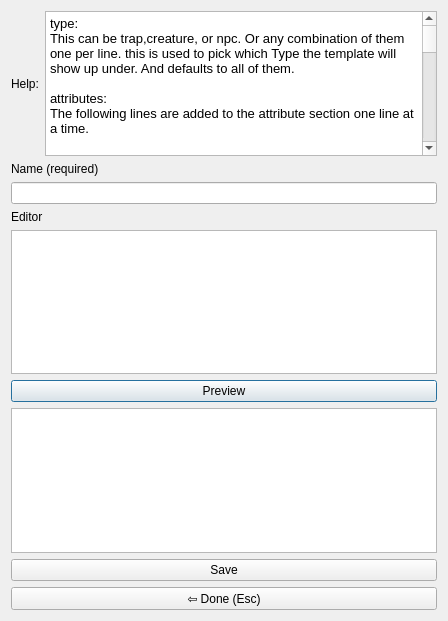
<?xml version="1.0" encoding="UTF-8"?>
<ui version="4.0">
 <class>template_editor</class>
 <widget class="QDialog" name="template_editor">
  <property name="windowModality">
   <enum>Qt::ApplicationModal</enum>
  </property>
  <property name="geometry">
   <rect>
    <x>0</x>
    <y>0</y>
    <width>448</width>
    <height>621</height>
   </rect>
  </property>
  <property name="windowTitle">
   <string>Template Editor</string>
  </property>
  <property name="modal">
   <bool>true</bool>
  </property>
  <layout class="QVBoxLayout" name="verticalLayout">
   <item>
    <layout class="QHBoxLayout" name="horizontalLayout">
     <item>
      <widget class="QLabel" name="label_4">
       <property name="text">
        <string>Help:</string>
       </property>
      </widget>
     </item>
     <item>
      <widget class="QTextBrowser" name="textBrowser">
       <property name="html">
        <string>&lt;!DOCTYPE HTML PUBLIC &quot;-//W3C//DTD HTML 4.0//EN&quot; &quot;http://www.w3.org/TR/REC-html40/strict.dtd&quot;&gt;
&lt;html&gt;&lt;head&gt;&lt;meta name=&quot;qrichtext&quot; content=&quot;1&quot; /&gt;&lt;style type=&quot;text/css&quot;&gt;
p, li { white-space: pre-wrap; }
&lt;/style&gt;&lt;/head&gt;&lt;body style=&quot; font-family:'Cantarell'; font-size:10pt; font-weight:400; font-style:normal;&quot;&gt;
&lt;p style=&quot; margin-top:0px; margin-bottom:0px; margin-left:0px; margin-right:0px; -qt-block-indent:0; text-indent:0px;&quot;&gt;type:&lt;/p&gt;
&lt;p style=&quot; margin-top:0px; margin-bottom:0px; margin-left:0px; margin-right:0px; -qt-block-indent:0; text-indent:0px;&quot;&gt;This can be trap,creature, or npc. Or any combination of them one per line. this is used to pick which Type the template will show up under. And defaults to all of them.&lt;/p&gt;
&lt;p style=&quot;-qt-paragraph-type:empty; margin-top:0px; margin-bottom:0px; margin-left:0px; margin-right:0px; -qt-block-indent:0; text-indent:0px;&quot;&gt;&lt;br /&gt;&lt;/p&gt;
&lt;p style=&quot; margin-top:0px; margin-bottom:0px; margin-left:0px; margin-right:0px; -qt-block-indent:0; text-indent:0px;&quot;&gt;attributes: &lt;/p&gt;
&lt;p style=&quot; margin-top:0px; margin-bottom:0px; margin-left:0px; margin-right:0px; -qt-block-indent:0; text-indent:0px;&quot;&gt;The following lines are added to the attribute section one line at a time.&lt;/p&gt;
&lt;p style=&quot;-qt-paragraph-type:empty; margin-top:0px; margin-bottom:0px; margin-left:0px; margin-right:0px; -qt-block-indent:0; text-indent:0px;&quot;&gt;&lt;br /&gt;&lt;/p&gt;
&lt;p style=&quot; margin-top:0px; margin-bottom:0px; margin-left:0px; margin-right:0px; -qt-block-indent:0; text-indent:0px;&quot;&gt;weapons:&lt;/p&gt;
&lt;p style=&quot; margin-top:0px; margin-bottom:0px; margin-left:0px; margin-right:0px; -qt-block-indent:0; text-indent:0px;&quot;&gt;The following lines are added to the weapons section one line at a time. This includes spells that act as weapons. Use %d to make weapon damage scale automaticly. Use %e to scale elemental and status effect damage. &lt;/p&gt;
&lt;p style=&quot;-qt-paragraph-type:empty; margin-top:0px; margin-bottom:0px; margin-left:0px; margin-right:0px; -qt-block-indent:0; text-indent:0px;&quot;&gt;&lt;br /&gt;&lt;/p&gt;
&lt;p style=&quot; margin-top:0px; margin-bottom:0px; margin-left:0px; margin-right:0px; -qt-block-indent:0; text-indent:0px;&quot;&gt;spells:&lt;/p&gt;
&lt;p style=&quot; margin-top:0px; margin-bottom:0px; margin-left:0px; margin-right:0px; -qt-block-indent:0; text-indent:0px;&quot;&gt;The following lines are regular spells. Use &amp;lt; to start blerbs of description and &amp;gt; to end them. use %s to add a spell save DC to the spell. Use dice notation freely inbetween &amp;lt; &amp;gt; without fear of them being changed.&lt;/p&gt;
&lt;p style=&quot;-qt-paragraph-type:empty; margin-top:0px; margin-bottom:0px; margin-left:0px; margin-right:0px; -qt-block-indent:0; text-indent:0px;&quot;&gt;&lt;br /&gt;&lt;/p&gt;
&lt;p style=&quot; margin-top:0px; margin-bottom:0px; margin-left:0px; margin-right:0px; -qt-block-indent:0; text-indent:0px;&quot;&gt;items:&lt;/p&gt;
&lt;p style=&quot; margin-top:0px; margin-bottom:0px; margin-left:0px; margin-right:0px; -qt-block-indent:0; text-indent:0px;&quot;&gt;The following lines are regular items listed one per line. Can be used to make loot tables.&lt;/p&gt;
&lt;p style=&quot;-qt-paragraph-type:empty; margin-top:0px; margin-bottom:0px; margin-left:0px; margin-right:0px; -qt-block-indent:0; text-indent:0px;&quot;&gt;&lt;br /&gt;&lt;/p&gt;
&lt;p style=&quot; margin-top:0px; margin-bottom:0px; margin-left:0px; margin-right:0px; -qt-block-indent:0; text-indent:0px;&quot;&gt;&amp;lt;dice notation&amp;gt;: &lt;/p&gt;
&lt;p style=&quot; margin-top:0px; margin-bottom:0px; margin-left:0px; margin-right:0px; -qt-block-indent:0; text-indent:0px;&quot;&gt;The following lines describe a dice lookup table. Use 1-2 to select a line on 1 or 2. use 4-10 to include line on a roll of 4-10.&lt;/p&gt;
&lt;p style=&quot;-qt-paragraph-type:empty; margin-top:0px; margin-bottom:0px; margin-left:0px; margin-right:0px; -qt-block-indent:0; text-indent:0px;&quot;&gt;&lt;br /&gt;&lt;/p&gt;
&lt;p style=&quot; margin-top:0px; margin-bottom:0px; margin-left:0px; margin-right:0px; -qt-block-indent:0; text-indent:0px;&quot;&gt;random:&lt;/p&gt;
&lt;p style=&quot; margin-top:0px; margin-bottom:0px; margin-left:0px; margin-right:0px; -qt-block-indent:0; text-indent:0px;&quot;&gt;The following list is a table to be selected from randomly&lt;/p&gt;
&lt;p style=&quot;-qt-paragraph-type:empty; margin-top:0px; margin-bottom:0px; margin-left:0px; margin-right:0px; -qt-block-indent:0; text-indent:0px;&quot;&gt;&lt;br /&gt;&lt;/p&gt;
&lt;p style=&quot; margin-top:0px; margin-bottom:0px; margin-left:0px; margin-right:0px; -qt-block-indent:0; text-indent:0px;&quot;&gt;{STR}+N &lt;/p&gt;
&lt;p style=&quot; margin-top:0px; margin-bottom:0px; margin-left:0px; margin-right:0px; -qt-block-indent:0; text-indent:0px;&quot;&gt;Add number N to strength attribute&lt;/p&gt;
&lt;p style=&quot;-qt-paragraph-type:empty; margin-top:0px; margin-bottom:0px; margin-left:0px; margin-right:0px; -qt-block-indent:0; text-indent:0px;&quot;&gt;&lt;br /&gt;&lt;/p&gt;
&lt;p style=&quot; margin-top:0px; margin-bottom:0px; margin-left:0px; margin-right:0px; -qt-block-indent:0; text-indent:0px;&quot;&gt;{DEX}&lt;/p&gt;
&lt;p style=&quot; margin-top:0px; margin-bottom:0px; margin-left:0px; margin-right:0px; -qt-block-indent:0; text-indent:0px;&quot;&gt;Replace this with the DEX attribute. (not needed for weapons use %d and %e)&lt;/p&gt;
&lt;p style=&quot;-qt-paragraph-type:empty; margin-top:0px; margin-bottom:0px; margin-left:0px; margin-right:0px; -qt-block-indent:0; text-indent:0px;&quot;&gt;&lt;br /&gt;&lt;/p&gt;
&lt;p style=&quot; margin-top:0px; margin-bottom:0px; margin-left:0px; margin-right:0px; -qt-block-indent:0; text-indent:0px;&quot;&gt;Flow Diagram:&lt;/p&gt;
&lt;p style=&quot; margin-top:0px; margin-bottom:0px; margin-left:0px; margin-right:0px; -qt-block-indent:0; text-indent:0px;&quot;&gt;&amp;quot;|&amp;quot; bars indicate available options read as &amp;quot;OR&amp;quot;, brackets indicate optional compontents, nested brackes are options for the options and so on. &amp;quot;...&amp;quot; elipses indicate the previous thing can be repeated as many times as needed.&lt;/p&gt;
&lt;p style=&quot;-qt-paragraph-type:empty; margin-top:0px; margin-bottom:0px; margin-left:0px; margin-right:0px; -qt-block-indent:0; text-indent:0px;&quot;&gt;&lt;br /&gt;&lt;/p&gt;
&lt;p style=&quot; margin-top:0px; margin-bottom:0px; margin-left:0px; margin-right:0px; -qt-block-indent:0; text-indent:0px;&quot;&gt;[type:&lt;/p&gt;
&lt;p style=&quot; margin-top:0px; margin-bottom:0px; margin-left:0px; margin-right:0px; -qt-block-indent:0; text-indent:0px;&quot;&gt;creature|trap|npc&lt;/p&gt;
&lt;p style=&quot; margin-top:0px; margin-bottom:0px; margin-left:0px; margin-right:0px; -qt-block-indent:0; text-indent:0px;&quot;&gt;[creature|trap|npc]&lt;/p&gt;
&lt;p style=&quot; margin-top:0px; margin-bottom:0px; margin-left:0px; margin-right:0px; -qt-block-indent:0; text-indent:0px;&quot;&gt;[creature|trap|npc] ]&lt;/p&gt;
&lt;p style=&quot; margin-top:0px; margin-bottom:0px; margin-left:0px; margin-right:0px; -qt-block-indent:0; text-indent:0px;&quot;&gt;Header:&lt;/p&gt;
&lt;p style=&quot; margin-top:0px; margin-bottom:0px; margin-left:0px; margin-right:0px; -qt-block-indent:0; text-indent:0px;&quot;&gt;Header Spec &lt;/p&gt;
&lt;p style=&quot; margin-top:0px; margin-bottom:0px; margin-left:0px; margin-right:0px; -qt-block-indent:0; text-indent:0px;&quot;&gt;[Header Spec]...&lt;/p&gt;
&lt;p style=&quot;-qt-paragraph-type:empty; margin-top:0px; margin-bottom:0px; margin-left:0px; margin-right:0px; -qt-block-indent:0; text-indent:0px;&quot;&gt;&lt;br /&gt;&lt;/p&gt;
&lt;p style=&quot; margin-top:0px; margin-bottom:0px; margin-left:0px; margin-right:0px; -qt-block-indent:0; text-indent:0px;&quot;&gt;[Header:&lt;/p&gt;
&lt;p style=&quot; margin-top:0px; margin-bottom:0px; margin-left:0px; margin-right:0px; -qt-block-indent:0; text-indent:0px;&quot;&gt;Header Spec&lt;/p&gt;
&lt;p style=&quot; margin-top:0px; margin-bottom:0px; margin-left:0px; margin-right:0px; -qt-block-indent:0; text-indent:0px;&quot;&gt;[Header Spec...] ]...&lt;/p&gt;
&lt;p style=&quot;-qt-paragraph-type:empty; margin-top:0px; margin-bottom:0px; margin-left:0px; margin-right:0px; -qt-block-indent:0; text-indent:0px;&quot;&gt;&lt;br /&gt;&lt;/p&gt;
&lt;p style=&quot;-qt-paragraph-type:empty; margin-top:0px; margin-bottom:0px; margin-left:0px; margin-right:0px; -qt-block-indent:0; text-indent:0px;&quot;&gt;&lt;br /&gt;&lt;/p&gt;
&lt;p style=&quot; margin-top:0px; margin-bottom:0px; margin-left:0px; margin-right:0px; -qt-block-indent:0; text-indent:0px;&quot;&gt;Header = attributes|weapons|spells|items&lt;/p&gt;
&lt;p style=&quot; margin-top:0px; margin-bottom:0px; margin-left:0px; margin-right:0px; -qt-block-indent:0; text-indent:0px;&quot;&gt;Header Spec = &amp;lt;plain text&amp;gt;|stat modifier|randomizer|dice table&lt;/p&gt;
&lt;p style=&quot; margin-top:0px; margin-bottom:0px; margin-left:0px; margin-right:0px; -qt-block-indent:0; text-indent:0px;&quot;&gt;plain text = Any plain text with possibly %d %e %s in them. If more then one line use &amp;lt;&amp;gt; to start and stop the text.&lt;/p&gt;
&lt;p style=&quot; margin-top:0px; margin-bottom:0px; margin-left:0px; margin-right:0px; -qt-block-indent:0; text-indent:0px;&quot;&gt;%d = will be replaced with damage appropriate for creature based on things like the number of weapons and multi-attack. In order to have a sensable damage output for the creature of this level.&lt;/p&gt;
&lt;p style=&quot; margin-top:0px; margin-bottom:0px; margin-left:0px; margin-right:0px; -qt-block-indent:0; text-indent:0px;&quot;&gt;%e = will be replaced with sensable elemental damage or status effect damage, which will be taken as 10% of %d. &lt;/p&gt;
&lt;p style=&quot; margin-top:0px; margin-bottom:0px; margin-left:0px; margin-right:0px; -qt-block-indent:0; text-indent:0px;&quot;&gt;%s = will be replaced with the proficency bonus or Spell Save DC if specified as %s[STAT]&lt;/p&gt;
&lt;p style=&quot; margin-top:0px; margin-bottom:0px; margin-left:0px; margin-right:0px; -qt-block-indent:0; text-indent:0px;&quot;&gt;stat modifier = {STAT}(+|-)N&lt;/p&gt;
&lt;p style=&quot; margin-top:0px; margin-bottom:0px; margin-left:0px; margin-right:0px; -qt-block-indent:0; text-indent:0px;&quot;&gt;STAT = STR|DEX|CON|WIS|INT|CHA&lt;/p&gt;
&lt;p style=&quot; margin-top:0px; margin-bottom:0px; margin-left:0px; margin-right:0px; -qt-block-indent:0; text-indent:0px;&quot;&gt;N = any whole number.&lt;/p&gt;
&lt;p style=&quot;-qt-paragraph-type:empty; margin-top:0px; margin-bottom:0px; margin-left:0px; margin-right:0px; -qt-block-indent:0; text-indent:0px;&quot;&gt;&lt;br /&gt;&lt;/p&gt;
&lt;p style=&quot; margin-top:0px; margin-bottom:0px; margin-left:0px; margin-right:0px; -qt-block-indent:0; text-indent:0px;&quot;&gt;randomizer = &lt;/p&gt;
&lt;p style=&quot; margin-top:0px; margin-bottom:0px; margin-left:0px; margin-right:0px; -qt-block-indent:0; text-indent:0px;&quot;&gt;random:&lt;/p&gt;
&lt;p style=&quot; margin-top:0px; margin-bottom:0px; margin-left:0px; margin-right:0px; -qt-block-indent:0; text-indent:0px;&quot;&gt;Header Spec&lt;/p&gt;
&lt;p style=&quot; margin-top:0px; margin-bottom:0px; margin-left:0px; margin-right:0px; -qt-block-indent:0; text-indent:0px;&quot;&gt;[Header Spec]...&lt;/p&gt;
&lt;p style=&quot;-qt-paragraph-type:empty; margin-top:0px; margin-bottom:0px; margin-left:0px; margin-right:0px; -qt-block-indent:0; text-indent:0px;&quot;&gt;&lt;br /&gt;&lt;/p&gt;
&lt;p style=&quot; margin-top:0px; margin-bottom:0px; margin-left:0px; margin-right:0px; -qt-block-indent:0; text-indent:0px;&quot;&gt;dice table = &lt;/p&gt;
&lt;p style=&quot; margin-top:0px; margin-bottom:0px; margin-left:0px; margin-right:0px; -qt-block-indent:0; text-indent:0px;&quot;&gt;&amp;lt;dice notation&amp;gt;:&lt;/p&gt;
&lt;p style=&quot; margin-top:0px; margin-bottom:0px; margin-left:0px; margin-right:0px; -qt-block-indent:0; text-indent:0px;&quot;&gt;&amp;lt;dice catch&amp;gt; &amp;lt;Header Spec&amp;gt;&lt;/p&gt;
&lt;p style=&quot;-qt-paragraph-type:empty; margin-top:0px; margin-bottom:0px; margin-left:0px; margin-right:0px; -qt-block-indent:0; text-indent:0px;&quot;&gt;&lt;br /&gt;&lt;/p&gt;
&lt;p style=&quot;-qt-paragraph-type:empty; margin-top:0px; margin-bottom:0px; margin-left:0px; margin-right:0px; -qt-block-indent:0; text-indent:0px;&quot;&gt;&lt;br /&gt;&lt;/p&gt;
&lt;p style=&quot;-qt-paragraph-type:empty; margin-top:0px; margin-bottom:0px; margin-left:0px; margin-right:0px; -qt-block-indent:0; text-indent:0px;&quot;&gt;&lt;br /&gt;&lt;/p&gt;
&lt;p style=&quot; margin-top:0px; margin-bottom:0px; margin-left:0px; margin-right:0px; -qt-block-indent:0; text-indent:0px;&quot;&gt;Example Simple Rogue:&lt;/p&gt;
&lt;p style=&quot; margin-top:0px; margin-bottom:0px; margin-left:0px; margin-right:0px; -qt-block-indent:0; text-indent:0px;&quot;&gt;attributes:&lt;/p&gt;
&lt;p style=&quot; margin-top:0px; margin-bottom:0px; margin-left:0px; margin-right:0px; -qt-block-indent:0; text-indent:0px;&quot;&gt;Darkvision&lt;/p&gt;
&lt;p style=&quot; margin-top:0px; margin-bottom:0px; margin-left:0px; margin-right:0px; -qt-block-indent:0; text-indent:0px;&quot;&gt;Prof. dextarty saving throws&lt;/p&gt;
&lt;p style=&quot; margin-top:0px; margin-bottom:0px; margin-left:0px; margin-right:0px; -qt-block-indent:0; text-indent:0px;&quot;&gt;Prof. with theives tools&lt;/p&gt;
&lt;p style=&quot; margin-top:0px; margin-bottom:0px; margin-left:0px; margin-right:0px; -qt-block-indent:0; text-indent:0px;&quot;&gt;{DEX}+2&lt;/p&gt;
&lt;p style=&quot; margin-top:0px; margin-bottom:0px; margin-left:0px; margin-right:0px; -qt-block-indent:0; text-indent:0px;&quot;&gt;weapons:&lt;/p&gt;
&lt;p style=&quot; margin-top:0px; margin-bottom:0px; margin-left:0px; margin-right:0px; -qt-block-indent:0; text-indent:0px;&quot;&gt;2d10:&lt;/p&gt;
&lt;p style=&quot; margin-top:0px; margin-bottom:0px; margin-left:0px; margin-right:0px; -qt-block-indent:0; text-indent:0px;&quot;&gt;1-3 *dagger&lt;/p&gt;
&lt;p style=&quot; margin-top:0px; margin-bottom:0px; margin-left:0px; margin-right:0px; -qt-block-indent:0; text-indent:0px;&quot;&gt;4-7 *short sword&lt;/p&gt;
&lt;p style=&quot; margin-top:0px; margin-bottom:0px; margin-left:0px; margin-right:0px; -qt-block-indent:0; text-indent:0px;&quot;&gt;8-9 cheese grater: reach 5ft, targets 1, On Hit: %d damage and %e grating damage.&lt;/p&gt;
&lt;p style=&quot; margin-top:0px; margin-bottom:0px; margin-left:0px; margin-right:0px; -qt-block-indent:0; text-indent:0px;&quot;&gt;10 random: *rogue_bag_of_tricks&lt;/p&gt;
&lt;p style=&quot; margin-top:0px; margin-bottom:0px; margin-left:0px; margin-right:0px; -qt-block-indent:0; text-indent:0px;&quot;&gt;spells:&lt;/p&gt;
&lt;p style=&quot; margin-top:0px; margin-bottom:0px; margin-left:0px; margin-right:0px; -qt-block-indent:0; text-indent:0px;&quot;&gt;1d10:&lt;/p&gt;
&lt;p style=&quot; margin-top:0px; margin-bottom:0px; margin-left:0px; margin-right:0px; -qt-block-indent:0; text-indent:0px;&quot;&gt;1-5 darkness &amp;lt;cantrip,range 20 You toss a black marble on the ground. It explodes with a loud noise and bright light. An area of 1d4 * 5ft is masked in a cloud of smoke preventing anyone from being able to see till the begining of this creatures next turn. &amp;gt;&lt;/p&gt;
&lt;p style=&quot; margin-top:0px; margin-bottom:0px; margin-left:0px; margin-right:0px; -qt-block-indent:0; text-indent:0px;&quot;&gt;6-10 level 1, tacks &amp;lt;Range 20ft, Time: 1 Action, vsm, You toss a singe caltrop to the floor and it bursts into a thousand covering a 10ft by 10ft area. This area is difficult terrain until the spell ends. Creatures ending their turn or crossing into the area are delt 1d4 damage per level. &amp;gt;&lt;/p&gt;
&lt;p style=&quot; margin-top:0px; margin-bottom:0px; margin-left:0px; margin-right:0px; -qt-block-indent:0; text-indent:0px;&quot;&gt; &lt;/p&gt;&lt;/body&gt;&lt;/html&gt;</string>
       </property>
      </widget>
     </item>
    </layout>
   </item>
   <item>
    <widget class="QLabel" name="label_3">
     <property name="text">
      <string>Name (required)</string>
     </property>
    </widget>
   </item>
   <item>
    <widget class="QLineEdit" name="lineEdit_name"/>
   </item>
   <item>
    <widget class="QLabel" name="label_2">
     <property name="text">
      <string>Editor</string>
     </property>
    </widget>
   </item>
   <item>
    <widget class="QTextEdit" name="textEdit_editor"/>
   </item>
   <item>
    <widget class="QPushButton" name="pushButton_preview">
     <property name="text">
      <string>Preview</string>
     </property>
    </widget>
   </item>
   <item>
    <widget class="QTextEdit" name="textEdit_preview"/>
   </item>
   <item>
    <widget class="QPushButton" name="pushButton_save">
     <property name="text">
      <string>Save</string>
     </property>
    </widget>
   </item>
   <item>
    <widget class="QPushButton" name="pushButton_back">
     <property name="text">
      <string>⇦ Done (Esc)</string>
     </property>
    </widget>
   </item>
  </layout>
 </widget>
 <resources/>
 <connections/>
</ui>
